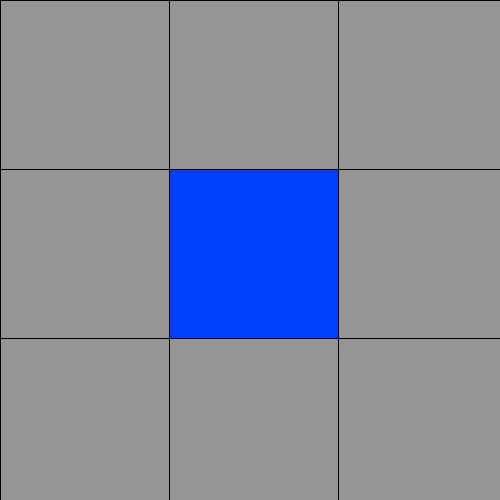
Frame 1 (no input)
Frame 60 (the mouse pressed at the canvas centre just before this capture): identical to frame 1, image omitted
Frame 120 (the mouse held since frame 60 and released just before this capture): identical to frame 1, image omitted

The Processing sketch that drew this single still picture (run headless with seeded random() and noise(); from frame 60 on, the mouse is pressed at the canvas centre):

// Processing sketch: sketch_180609a
// ── sketch_180609a.pde
int[][] mapa = new int[3][3];
int y=0;
int x=0;
void setup() {
  size(500, 500);
}
void draw() {
  mapa[1][1]=1;
    mapa[0][0]=0;
  for (int y=0; y<3; y++) {
    for (int x=0; x<3; x++) {
      if (mapa[y][x]==0)fill(#959595);
      if (mapa[y][x]==1)fill(#0041FF);
      if (mapa[y][x]==2)fill(#21FF00);
      rect(x*169, y*169, 169, 169);
    }
  }
}
